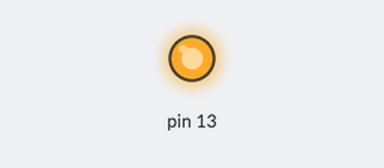
Simulated run of this sketch. Board: Arduino Uno, built for the host (arithmetic inside an expression is 32-bit, double 64-bit). Parts: output pins drawn as LEDs (lit = HIGH). What the sketch prints to the serial monitor is not drawn.

Above: at 0.2 s.
At 71.3 s:
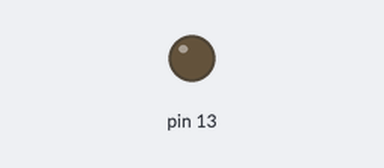
Timing chart, 0 to 72.3 s (numbered marks = the images above):
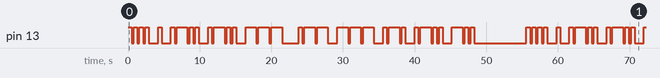

Measured:
- by itself, pin 13: moves between LOW and HIGH, repeating every 55.6 s
- by itself, everything shown: repeats every 55.6 s, in 64 steps

The sketch:

2f.ino
```cpp
int h = 4;
int o = 3;

void setup() {
  pinMode(13, OUTPUT);
  Serial.begin(9600);
}

void ponto() {
  digitalWrite(13, HIGH);
  Serial.print(".");
  delay(500);
  digitalWrite(13, LOW);
  delay(300);
}

void traco() {
  digitalWrite(13, HIGH);
  Serial.print("-");
  delay(1500);
  digitalWrite(13, LOW);
  delay(300);
}

// H = ....
void h_letra() {
  for(int i = 0; i < 4; i++) ponto();
}

// E = .
void e_letra() {
  ponto();
}

// L = .-..
void l_letra() {
  ponto();
  traco();
  ponto();
  ponto();
}

// O = ---
void o_letra() {
  for(int i = 0; i < 3; i++) traco();
}

// W = .--
void w_letra() {
  ponto();
  traco();
  traco();
}

// R = .-.
void r_letra() {
  ponto();
  traco();
  ponto();
}

// D = -..
void d_letra() {
  traco();
  ponto();
  ponto();
}

void espaço_entre_letras() {
  delay(1000);
}

void espaço_entre_palavras() {
  delay(2000);
}

void loop() {

  // -------- HELLO --------
  h_letra(); espaço_entre_letras();
  e_letra(); espaço_entre_letras();
  l_letra(); espaço_entre_letras();
  l_letra(); espaço_entre_letras();
  o_letra(); espaço_entre_palavras();

  // -------- WORLD --------
  w_letra(); espaço_entre_letras();
  o_letra(); espaço_entre_letras();
  r_letra(); espaço_entre_letras();
  l_letra(); espaço_entre_letras();
  d_letra(); espaço_entre_palavras();

  // Repetir mensagem após pausa
  delay(5000);
}
```
